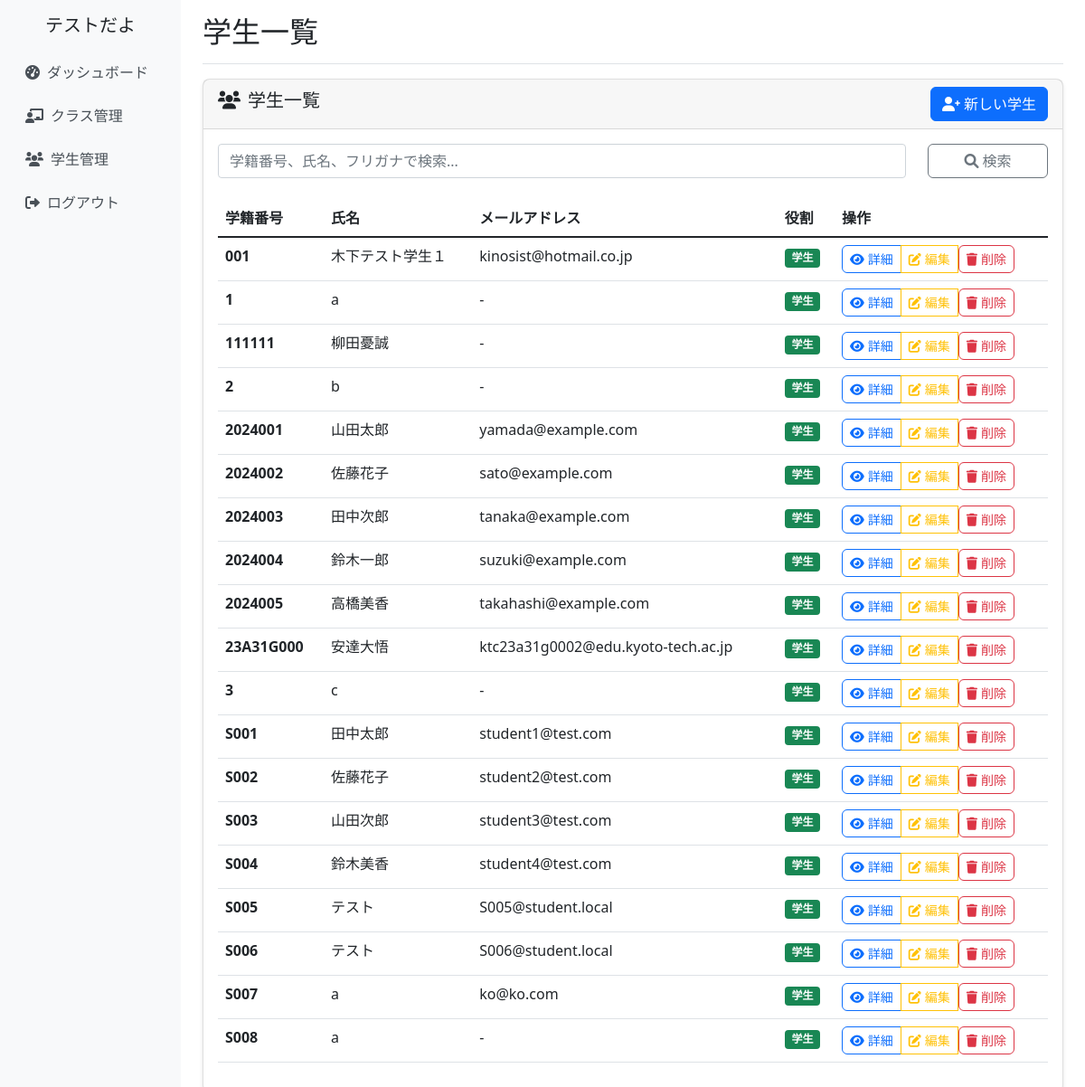
Page /students/ (signed in) on the earlier database version.
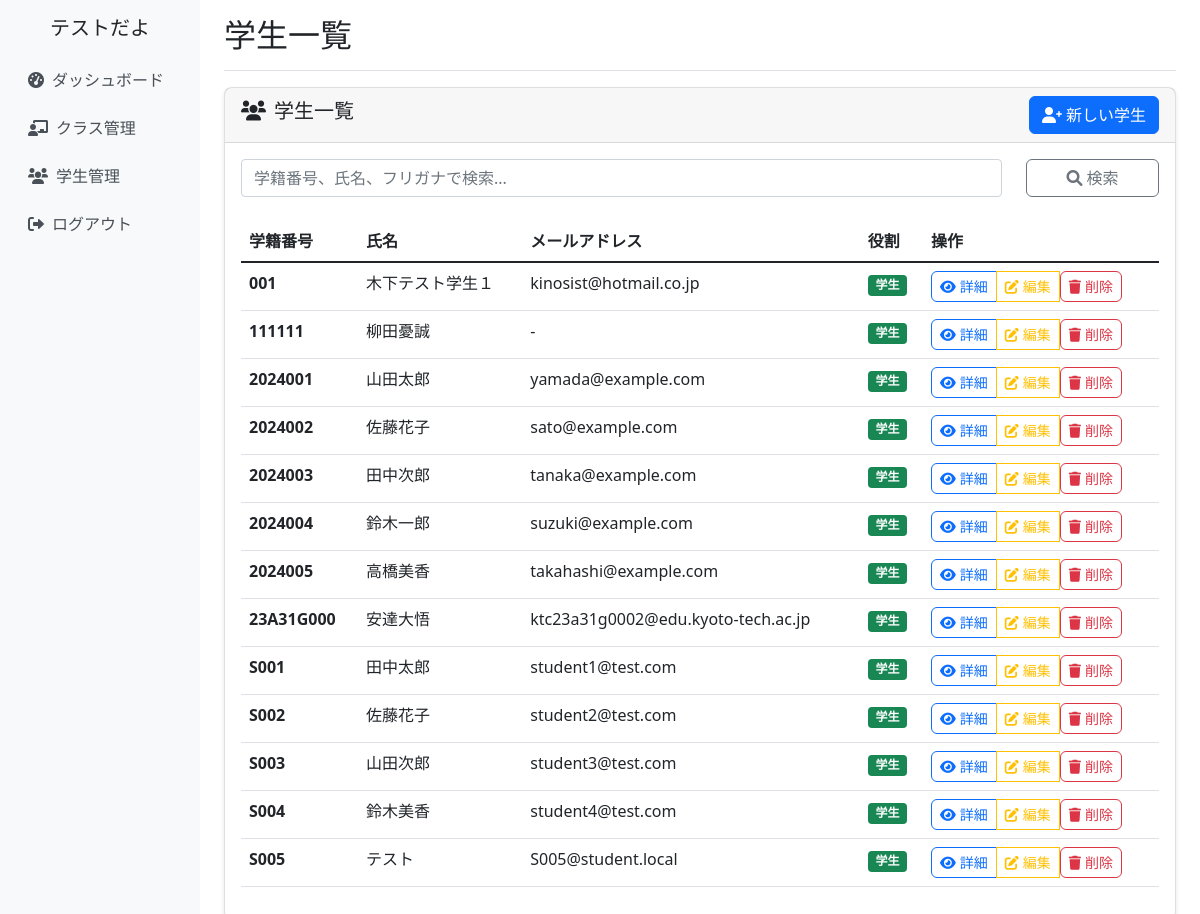
Same page on the later database version.
### school_management/models.py (models this page shows, shortened)
class CustomUser(AbstractUser):
    ROLE_CHOICES = [
        ('admin', '管理者'),
        ('teacher', '教員'),
        ('student', '学生'),
    ]
    username = None  # usernameフィールドを無効化
    email = models.EmailField(unique=True, null=True, blank=True)
    full_name = models.CharField(max_length=100, verbose_name='氏名')
    furigana = models.CharField(max_length=100, blank=True, verbose_name='ふりがな')
    points = models.IntegerField(default=0, verbose_name='ポイント')
    role = models.CharField(
        max_length=10,
        choices=ROLE_CHOICES,
        default='student',
        verbose_name='役割'
    )
    student_number = models.CharField(max_length=20, blank=True, verbose_name='学籍番号')
    teacher_id = models.CharField(max_length=20, blank=True, verbose_name='教員ID')
    created_at = models.DateTimeField(auto_now_add=True, verbose_name='登録日時')
    updated_at = models.DateTimeField(auto_now=True, verbose_name='更新日時')
    groups = models.ManyToManyField(
        'auth.Group',
        verbose_name='groups',
        blank=True,
        help_text='The groups this user belongs to.',
        related_name="customuser_set",
        related_query_name="customuser",
    )
    user_permissions = models.ManyToManyField(
        'auth.Permission',
        verbose_name='user permissions',
        blank=True,
        help_text='Specific permissions for this user.',
        related_name="customuser_set",
        related_query_name="customuser",
    )
    USERNAME_FIELD = 'email'
    REQUIRED_FIELDS = ['full_name']
    objects = CustomUserManager()
    class Meta:
        verbose_name = 'ユーザー'
        verbose_name_plural = 'ユーザー'

### school_management/views.py (the view, shortened to what this page needs)
# urls.py: path('students/', views.student_list_view, name='student_list'),
@login_required
def student_list_view(request):
    students = Student.objects.filter(
        role='student',
        student_number__isnull=False,
        student_number__gt=''
    ).order_by('student_number')
    search_query = request.GET.get('search', '')
    if search_query:
        students = students.filter(
            Q(student_number__icontains=search_query) |
            Q(full_name__icontains=search_query)
        )
    context = {
        'students': students,
        'search_query': search_query,
    }
    return render(request, 'school_management/student_list.html', context)

### school_management/templates/school_management/student_list.html (shortened to what this page needs)
{% extends 'school_management/base.html' %}
{% block page_title %}学生一覧{% endblock %}
{% block content %}
<div class="row">
    <div class="col-12">
        <div class="card">
            <div class="card-header d-flex justify-content-between align-items-center">
                <h5><i class="fas fa-users me-2"></i>学生一覧</h5>
                <a href="{% url 'school_management:student_create' %}" class="btn btn-primary">
                    <i class="fas fa-user-plus me-1"></i>新しい学生
                </a>
            </div>
            <div class="card-body">
                <form method="get" class="mb-4">
                    <div class="row">
                        <div class="col-md-10">
                            <input type="text" class="form-control" name="search"
                                   placeholder="学籍番号、氏名、フリガナで検索..."
                                   value="{{ search_query }}">
                        </div>
                        <div class="col-md-2">
                            <button type="submit" class="btn btn-outline-secondary w-100">
                                <i class="fas fa-search"></i> 検索
                            </button>
                        </div>
                    </div>
                </form>
                {% if students %}
                    <div class="table-responsive">
                        <table class="table table-hover">
                            <thead>
                                <tr>
                                    <th>学籍番号</th>
                                    <th>氏名</th>
                                    <th>メールアドレス</th>
                                    <th>役割</th>
                                    <th>操作</th>
                                </tr>
                            </thead>
                            <tbody>
                                {% for student in students %}
                                <tr>
                                    <td><strong>{{ student.student_number|default:"未設定" }}</strong></td>
                                    <td>{{ student.full_name }}</td>
                                    <td>{{ student.email|default:"-" }}</td>
                                    <td><span class="badge bg-success">{{ student.get_role_display }}</span></td>
                                    <td>
                                        {% if student.student_number %}
                                        <div class="btn-group" role="group">
                                            <a href="{% url 'school_management:student_detail' student.student_number %}"
                                               class="btn btn-outline-primary btn-sm">
                                                <i class="fas fa-eye me-1"></i>詳細
                                            </a>
                                            <a href="{% url 'school_management:student_edit' student.student_number %}"
                                               class="btn btn-outline-warning btn-sm">
                                                <i class="fas fa-edit me-1"></i>編集
                                            </a>
                                            <form method="post" style="display: inline;" onsubmit="return confirm('{{ student.full_name }}さんを削除してもよろしいですか？この操作は取り消せません。');">
                                                <button type="submit" class="btn btn-outline-danger btn-sm">
                                                    <i class="fas fa-trash me-1"></i>削除
                                                </button>
                                            </form>
                                        </div>
                                        {% else %}
                                        <span class="text-muted">学籍番号未設定</span>
                                        {% endif %}
                                    </td>
                                </tr>
                                {% endfor %}
                            </tbody>
                        </table>
                    </div>
                {% endif %}
            </div>
        </div>
    </div>
</div>
{% endblock %}

Differences in the rows shown:
removed CustomUser: student_number "1", full_name "a", email "-", role "学生"
removed CustomUser: student_number "2", full_name "b", email "-", role "学生"
removed CustomUser: student_number "3", full_name "c", email "-", role "学生"
removed CustomUser: student_number "S006", full_name "テスト", email "S006@student.local", role "学生"
removed CustomUser: student_number "S007", full_name "a", email "ko@ko.com", role "学生"
removed CustomUser: student_number "S008", full_name "a", email "-", role "学生"
